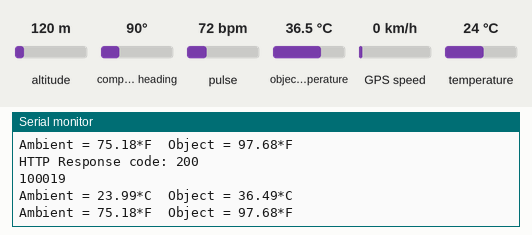
Simulated run of this sketch. Board: ESP32. On the bench: the last lines printed to the serial monitor. The inputs (shaded band) are chosen by the test bench; at power-on: pulse 72 bpm, object temperature 36.5 °C, temperature 24 °C, altitude 120 m, compass heading 90°, GPS speed 0 km/h. WiFi joins after 1.5 s; servers stay silent unless stated; uploads are accepted with an empty reply; the GPS gets a fix after 3 s at 37.7749, -122.4194 with 8 satellites.

Above: at 7.4 s.
7.5 s: pulse set to 42 bpm
At 8.0 s:
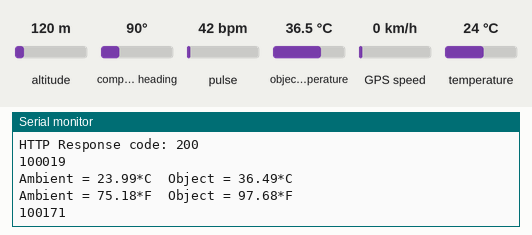
10.5 s: object temperature set to 20 °C
At 11.9 s:
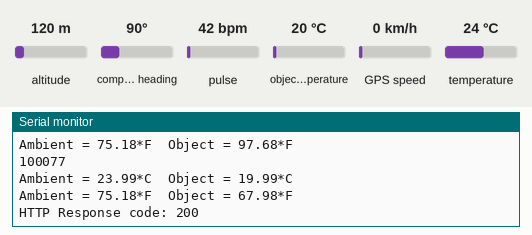
12.0 s: temperature set to 12 °C
At 12.9 s:
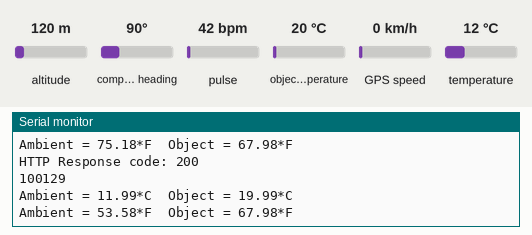
Timing chart, 0 to 14.5 s (numbered marks = the images above; inputs shaded):
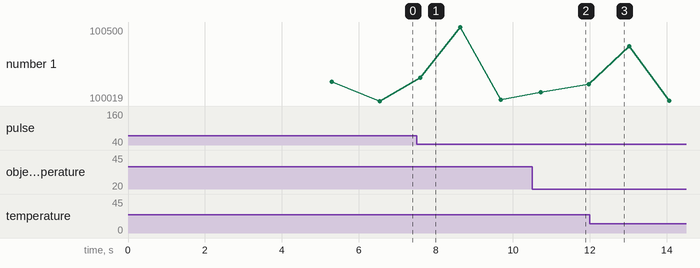

The sketch:

code.ino
```cpp
/*
  Optical Heart Rate Detection (PBA Algorithm) using the MAX30105 Breakout
  By: Nathan Seidle @ SparkFun Electronics
  Date: October 2nd, 2016
  https://github.com/sparkfun/MAX30105_Breakout

  This is a demo to show the reading of heart rate or beats per minute (BPM) using
  a Penpheral Beat Amplitude (PBA) algorithm.

  It is best to attach the sensor to your finger using a rubber band or other tightening
  device. Humans are generally bad at applying constant pressure to a thing. When you
  press your finger against the sensor it varies enough to cause the blood in your
  finger to flow differently which causes the sensor readings to go wonky.

  Hardware Connections (Breakoutboard to Arduino):
  -5V = 5V (3.3V is allowed)
  -GND = GND
  -SDA = A4 (or SDA)
  -SCL = A5 (or SCL)
  -INT = Not connected

  The MAX30105 Breakout can handle 5V or 3.3V I2C logic. We recommend powering the board with 5V
  but it will also run at 3.3V.
*/

#include <Wire.h>
#include "MAX30105.h"
#include <WiFi.h>
#include "heartRate.h"
#include <HTTPClient.h>
#include <Adafruit_MLX90614.h>
#include <TinyGPSPlus.h>

Adafruit_MLX90614 mlx = Adafruit_MLX90614();
MAX30105 particleSensor;
TinyGPSPlus gps;
double lat = 0;
double lng = 0;


// Wifi
const char* ssid = "WIFI";
const char* password = "Password";

const byte RATE_SIZE = 4; //Increase this for more averaging. 4 is good.
byte rates[RATE_SIZE]; //Array of heart rates
byte rateSpot = 0;
long lastBeat = 0; //Time at which the last beat occurred
//Your Domain name with URL path or IP address with path
String serverName = "http://hostip/api/hardware/esp/save";

// the following variables are unsigned longs because the time, measured in
// milliseconds, will quickly become a bigger number than can be stored in an int.
unsigned long lastTime = 0;
// Timer set to 10 minutes (600000)
//unsigned long timerDelay = 600000;
// Set timer to 5 seconds (5000)
unsigned long timerDelay = 5000;
float beatsPerMinute;
int beatAvg;

void setup()
{
  Serial.begin(9600);
  Serial2.begin(9600);
  delay(3000);
  setupWifi();
  setupTempSensor();
  setupHeartRate();
}

void loop()
{
  getLocation();
  sendDataToServer(tempSensor(),heartRate());
}


void displayInfo(){
  if (gps.location.isValid()){
    lat = gps.location.lat();
    lng = gps.location.lng();
  }
  else
  {
    Serial.print(F("INVALID"));
  }
}


void getLocation(){
  while (Serial2.available() > 0)
    if (gps.encode(Serial2.read()))
      displayInfo();
  if (millis() > 5000 && gps.charsProcessed() < 10)
  {
    Serial.println(F("No GPS detected: check wiring."));
    // while (true);
  }
}

void setupWifi(){
  Serial.println(ssid);
  Serial.println(password);
  WiFi.begin(ssid, password);
  Serial.println("Connecting");
  while(WiFi.status() != WL_CONNECTED) {
    delay(500);
    Serial.print(".");
  }
  Serial.println("");
  Serial.print("Connected to WiFi network with IP Address: ");
  Serial.println(WiFi.localIP());
  Serial.println("Timer set to 5 seconds (timerDelay variable), it will take 5 seconds before publishing the first reading.");
}
void setupTempSensor(){
    Serial.println("Adafruit MLX90614 test");

    if (!mlx.begin(0x5A)) {
      Serial.println("Error connecting to MLX sensor. Check wiring.");
      while (1);
    };

    Serial.print("Emissivity = "); Serial.println(mlx.readEmissivity());
    Serial.println("================================================");
}

void setupHeartRate(){
    // Initialize sensor
  if (!particleSensor.begin(Wire, I2C_SPEED_STANDARD,0x57)) //Use default I2C port, 400kHz speed
  {
    Serial.println("MAX30105 was not found. Please check wiring/power. ");
    while (1);
  }
  Serial.println("Place your index finger on the sensor with steady pressure.");

  //Setup to sense a nice looking saw tooth on the plotter
  byte ledBrightness = 0x1F; //Options: 0=Off to 255=50mA
  byte sampleAverage = 8; //Options: 1, 2, 4, 8, 16, 32
  byte ledMode = 3; //Options: 1 = Red only, 2 = Red + IR, 3 = Red + IR + Green
  int sampleRate = 100; //Options: 50, 100, 200, 400, 800, 1000, 1600, 3200
  int pulseWidth = 411; //Options: 69, 118, 215, 411
  int adcRange = 4096; //Options: 2048, 4096, 8192, 16384

  particleSensor.setup(ledBrightness, sampleAverage, ledMode, sampleRate, pulseWidth, adcRange); //Configure sensor with these settings
  particleSensor.setPulseAmplitudeRed(0x0A); //Turn Red LED to low to indicate sensor is running
  particleSensor.setPulseAmplitudeGreen(0); //Turn off Green LED
}

double tempSensor(){
  delay(500);
  Serial.print("Ambient = "); Serial.print(mlx.readAmbientTempC());
  Serial.print("*C\tObject = "); Serial.print(mlx.readObjectTempC()); Serial.println("*C");
  Serial.print("Ambient = "); Serial.print(mlx.readAmbientTempF());
  Serial.print("*F\tObject = "); Serial.print(mlx.readObjectTempF()); Serial.println("*F");

  Serial.println();

  return mlx.readObjectTempC();
}

double heartRate(){
  delay(500);
  Serial.println(particleSensor.getIR()); //Send raw data to plotter
  return particleSensor.getIR(); //Send raw data to plotter
}

void sendDataToServer(double tempData,double heartBeateData){
  //Send an HTTP POST request every 10 minutes
  if ((millis() - lastTime) > timerDelay) {
    //Check WiFi connection status
    if(WiFi.status()== WL_CONNECTED){
      HTTPClient http;

      String serverPath = serverName + "?object_temperature=" + tempData + "&heart_beat="+ heartBeateData+"&lat="+lat+"&lng="+lng;

      // Your Domain name with URL path or IP address with path
      http.begin(serverPath.c_str());

      // If you need Node-RED/server authentication, insert user and password below
      //http.setAuthorization("REPLACE_WITH_SERVER_USERNAME", "REPLACE_WITH_SERVER_PASSWORD");

      // Send HTTP GET request
      int httpResponseCode = http.GET();

      if (httpResponseCode>0) {
        Serial.print("HTTP Response code: ");
        Serial.println(httpResponseCode);
        String payload = http.getString();
        Serial.println(payload);
      }
      else {
        Serial.print("Error code: ");
        Serial.println(httpResponseCode);
      }
      // Free resources
      http.end();
    }
    else {
      Serial.println("WiFi Disconnected");
    }
    lastTime = millis();
  }
}
```

Measured:
- after the input at 7.5 s, the serial monitor: prints a new line after 0.09 s (image 1)
- after the input at 10.5 s, the serial monitor: prints a new line after 0.74 s (image 2)
- after the input at 12.0 s, the serial monitor: prints a new line after 0.49 s (image 3)
- plotted number 1: 100019 → 100026 after the input at 7.5 s
